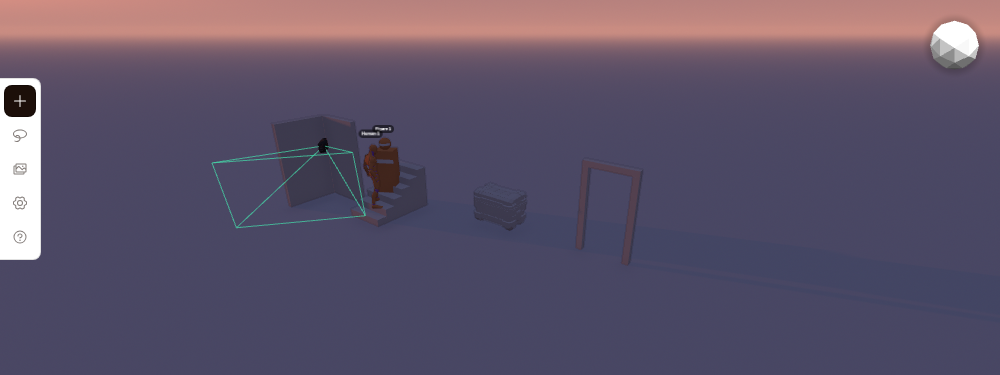
#> input picture scripts/pixel_oracle/golden/m3_light_dusk_live.png, 1000 x 375 px, given in place of m3_light_dusk_live.png_live.png, which was not available
$ python lens_forensics.py golden/m3_light_dusk_live.png
#> lines starting #> are read from the running program, lines starting #| are printed output that depends on the picture; after the words box and inside, x2 and y2 are one past the last pixel; in counts of white or black regions, pixels touching at a corner belong together
#!/usr/bin/env python3
"""lens_forensics.py — discriminate the m1/m5 lens divergence hypotheses from pixels.

Hypotheses:
  H1 DOM veil / additive overlay:  live = a*ours + b, a<1, b>0
  H2 exposure multiplier:          live = a*ours, a~1.39, b~0
  H3 tonemap/gamma curve:          live = ours^g (per-channel power law)
  H4 spatial overlay (rect UI):    ratio modes cluster in rectangular bboxes
"""
import numpy as np
from PIL import Image
import os, sys

HERE = os.path.dirname(os.path.abspath(__file__))

def load(p):
    return np.asarray(Image.open(p).convert("RGB"), dtype=np.float64)

def fit_linear(ours, live):
    # least squares over all pixels(+channels): live = a*ours + b
    x = ours.reshape(-1); y = live.reshape(-1)
    a, b = np.polyfit(x.ravel(), y.ravel(), 1)
    resid = y.ravel() - (a * x.ravel() + b)
    return a, b, np.abs(resid).mean()

def fit_power(ours, live):
    # live = ours^g  =>  log(live) = g*log(ours), skip saturated/dark
    m = (ours > 8) & (ours < 250) & (live > 8) & (live < 250)
    if m.sum() < 1000: return None, None
    g = np.polyfit(np.log(ours[m]), np.log(live[m]), 1)[0]
    pred = np.clip(ours, 0, 255) ** g
    return g, np.abs(pred - np.clip(live, 0, 255))[m].mean()

def lum(img):
    return img.mean(axis=2)

def ratio_modes(ours, live):
    lo = lum(ours); ll = lum(live)
    m = lo > 20  # avoid divide noise
    r = np.zeros_like(lo); r[m] = ll[m] / lo[m]
    return r, m

def report(case):
#> called with case = 'golden/m3_light_dusk_live.png'
    live = load(os.path.join(HERE, "golden", f"{case}_live.png"))
    ours = load(os.path.join(HERE, "out", f"ours_{case}.png"))
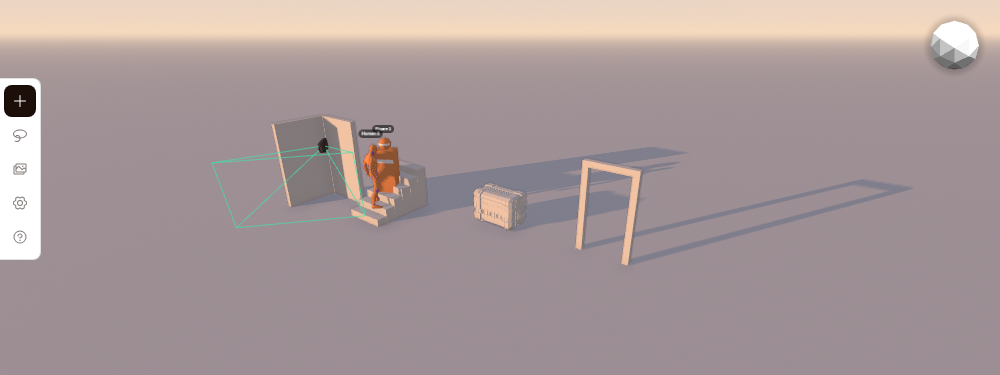
#> input picture scripts/pixel_oracle/golden/m3_light_golden_live.png, 1000 x 375 px, given in place of m3_light_dusk_live.png.png, which was not available
    print(f"\n===== {case}  live{live.shape[1]}x{live.shape[0]} ours{ours.shape[1]}x{ours.shape[0]} =====")
#| ===== golden/m3_light_dusk_live.png  live1000x375 ours1000x375 =====
    h = min(live.shape[0], ours.shape[0]); w = min(live.shape[1], ours.shape[1])
#> after `h = min(live.shape[0], ours.shape[0])`: h = 375
#> after `w = min(live.shape[1], ours.shape[1])`: w = 1000
    live = live[:h, :w]; ours = ours[:h, :w]
    lo, ll = lum(ours), lum(live)
#> in lum, `return img.mean(axis=2)`:
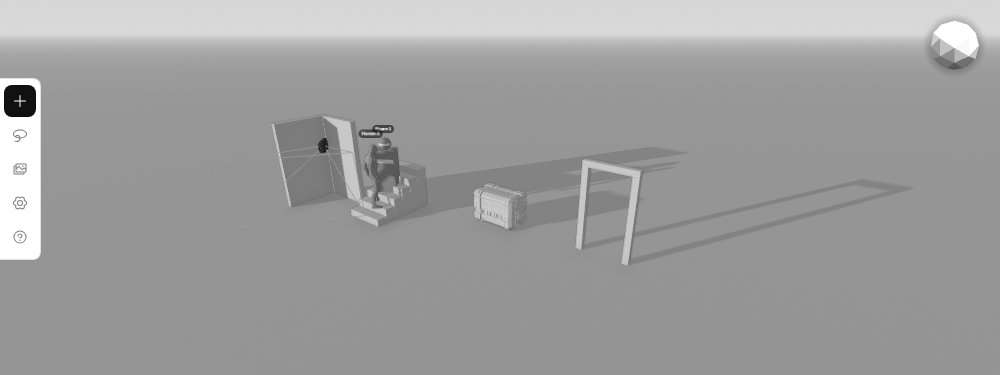
#> returned value: shape (375, 1000) float64; min 12, max 255, mean 158.7
#> in lum (call 2), `return img.mean(axis=2)`:
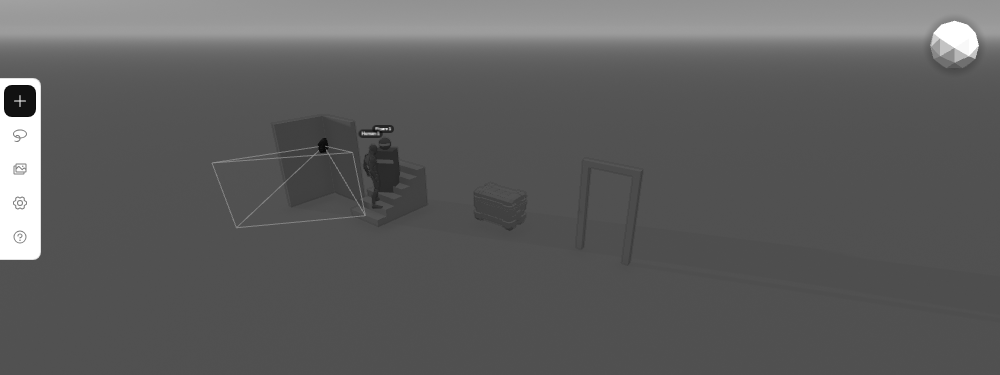
#> returned value: shape (375, 1000) float64; min 6.33, max 255, mean 93.8
    print(f"ours  lum: min {lo.min():.0f} mean {lo.mean():.1f} max {lo.max():.0f}  px<30: {(lo<30).mean()*100:.2f}%")
#| ours  lum: min 12 mean 158.7 max 255  px<30: 0.24%
    print(f"live  lum: min {ll.min():.0f} mean {ll.mean():.1f} max {ll.max():.0f}  px<30: {(ll<30).mean()*100:.2f}%  sat: {(ll>253).mean()*100:.2f}%")
#| live  lum: min 6 mean 93.8 max 255  px<30: 0.27%  sat: 1.73%
    a, b, res = fit_linear(ours, live)
#> in fit_linear, `a, b = np.polyfit(x.ravel(), y.ravel(), 1)`: a = 1.06; b = -74.97
#> a = 1.06; b = -74.97; res = 14.75
    print(f"H1/H2 linear fit: live = {a:.4f}*ours + {b:.2f}   mean|resid| {res:.2f}")
#| H1/H2 linear fit: live = 1.0632*ours + -74.97   mean|resid| 14.75
    g, gres = fit_power(ours, live)
#> in fit_power, `m = (ours > 8) & (ours < 250) & (live > 8) & (live < 250)`:
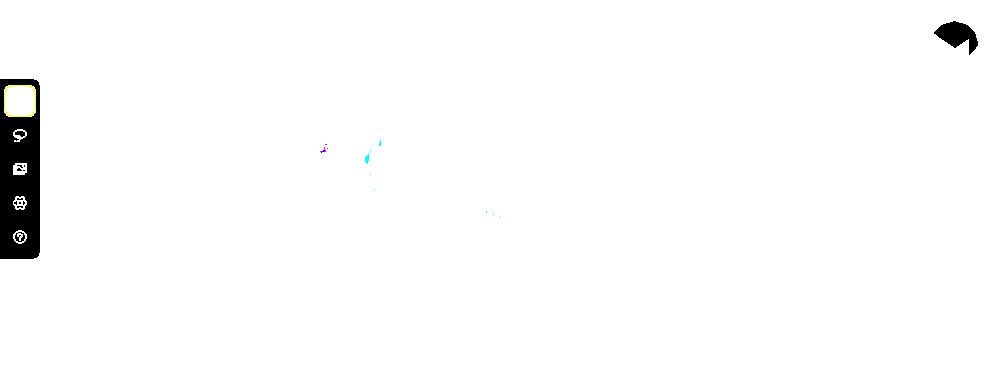
#> m: shape (375, 1000, 3) bool; mean R, G, B 0.982, 0.983, 0.982
#> in fit_power, `g = np.polyfit(np.log(ours[m]), np.log(live[m]), 1)[0]`: g = 1.15
#> g = 1.15; gres = 240.2
    if g: print(f"H3 power fit: live = ours^{g:.4f}   mean|resid| {gres:.2f}")
#| H3 power fit: live = ours^1.1472   mean|resid| 240.21

    r, m = ratio_modes(ours, live)
#> in ratio_modes, `m = lo > 20`:
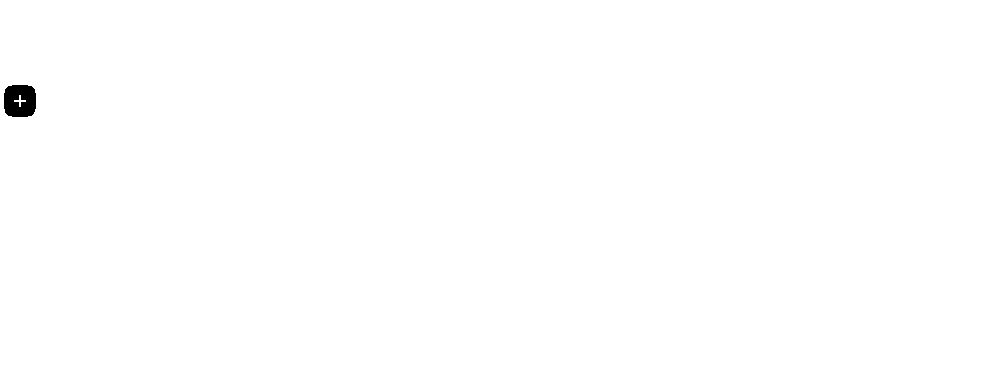
#> m: shape (375, 1000) bool; 99.8% white; 1 black region, box (x1, y1, x2, y2) and area: (4, 85, 36, 117) 895
#> in ratio_modes, `r[m] = ll[m] / lo[m]`:
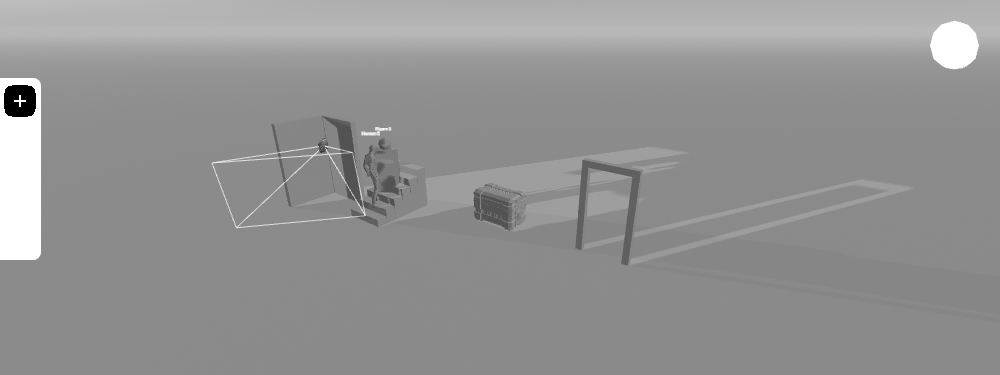
#> r: shape (375, 1000) float64; min 0, max 1, mean 0.579
    if not m.any(): return
    # histogram of ratio
    hist, edges = np.histogram(r[m], bins=32, range=(0.5, 2.5))
#> hist = 32 values, max 254241 at index 0, min 0 at index 9, mean 11491.8; edges = 33 values from 0.5 to 2.5
    top = np.argsort(hist)[::-1][:6]
#> top = [0, 1, 3, 2, 8, 4]
    print("ratio histogram peaks:")
    for i in top:
        if hist[i] == 0: continue
        print(f"  r {edges[i]:.2f}-{edges[i+1]:.2f}: {hist[i]} px ({hist[i]/m.sum()*100:.1f}%)")
#> this loop made 6 passes
#> i on passes 4 to 6: 2, 8, 4
#|   r 0.50-0.56: 254241 px (68.0%)
#|   r 0.56-0.62: 51405 px (13.7%)
#|   r 0.69-0.75: 37463 px (10.0%)
#|   r 0.62-0.69: 15701 px (4.2%)
#|   r 1.00-1.06: 8276 px (2.2%)
#|   r 0.75-0.81: 288 px (0.1%)
    # spatial map of the two hypothesized modes
    for name, sel in [("r~1.0", (r > 0.92) & (r < 1.10) & m),
                      ("r~1.67", (r > 1.55) & (r < 1.80) & m),
                      ("r>2.0", (r > 2.0) & m)]:
        if sel.sum() < 100:
            print(f"  mode {name}: {sel.sum()} px (skip)"); continue
        ys, xs = np.nonzero(sel)
        x0, x1, y0, y1 = xs.min(), xs.max(), ys.min(), ys.max()
        # detect rectangularity: fill ratio of the bbox
        fill = sel[y0:y1+1, x0:x1+1].mean()
        print(f"  mode {name}: {sel.sum()} px bbox x{x0}-{x1} y{y0}-{y1} fill {fill*100:.0f}%  mean-ours-lum {lo[sel].mean():.0f}")
#> this loop made 3 passes
#> name on passes 2 to 3: 'r~1.67', 'r>2.0'
#> (name, x0, x1, y0, y1, fill) on pass 1: ('r~1.0', 0, 978, 21, 259, 0.0356)
#|   mode r~1.0: 8336 px bbox x0-978 y21-259 fill 4%  mean-ours-lum 238
#|   mode r~1.67: 0 px (skip)
#|   mode r>2.0: 0 px (skip)
    # column/row profiles of the ratio (detect veil bands)
    rm = np.where(m, r, np.nan)
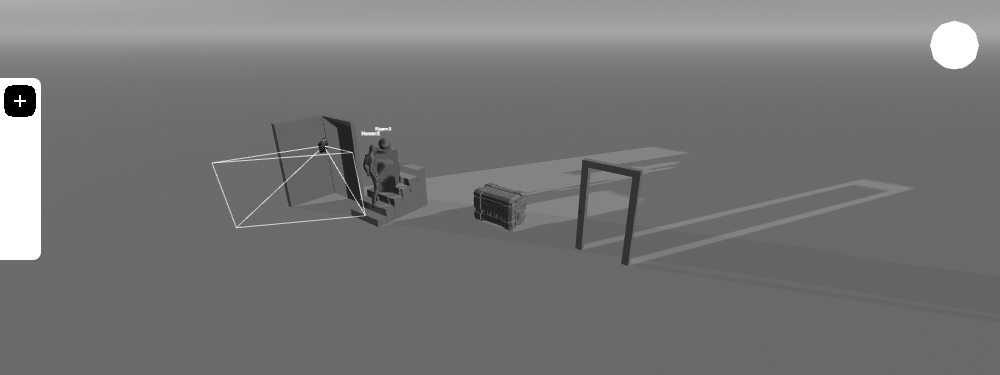
#> rm: shape (375, 1000) float64; 0.24% of the values are NaN or infinite; the others: min 0.218, max 1, mean 0.58; drawn with min black, max white, NaN and infinite black
    with np.errstate(invalid="ignore"):
        colmean = np.nanmean(rm, axis=0)
#> colmean = 1000 values, max 0.793 at index 0, min 0.53 at index 349, mean 0.58
        rowmean = np.nanmean(rm, axis=1)
#> rowmean = 375 values, max 0.734 at index 32, min 0.539 at index 263, mean 0.58
    colmean = np.nan_to_num(colmean); rowmean = np.nan_to_num(rowmean)
    print(f"  ratio col profile: left-edge {colmean[:40].mean():.2f} mid {colmean[w//2-40:w//2+40].mean():.2f} right-edge {colmean[-40:].mean():.2f}")
#|   ratio col profile: left-edge 0.78 mid 0.57 right-edge 0.58
    print(f"  ratio row profile: top {rowmean[:40].mean():.2f} mid {rowmean[h//2-40:h//2+40].mean():.2f} bottom {rowmean[-40:].mean():.2f}")
#|   ratio row profile: top 0.71 mid 0.56 bottom 0.54

    # channel-wise: a pure luma op preserves channel ratios; a tonemap may not
    for ch, nm in enumerate("RGB"):
        ac, bc, _ = fit_linear(ours[:, :, ch], live[:, :, ch])
        print(f"  ch {nm}: a {ac:.4f} b {bc:.2f}")
#> this loop made 3 passes
#> (a in fit_linear, b in fit_linear, ac, bc) on passes 1 to 3: (1.28, -123, 1.28, -123), (1.03, -74.78, 1.03, -74.78), (0.982, -46.5, 0.982, -46.5)
#|   ch R: a 1.2847 b -123.02
#|   ch G: a 1.0280 b -74.78
#|   ch B: a 0.9821 b -46.50

if __name__ == "__main__":
    for case in (sys.argv[1:] or ["m1_lens", "m5_cam_path"]):
        report(case)
